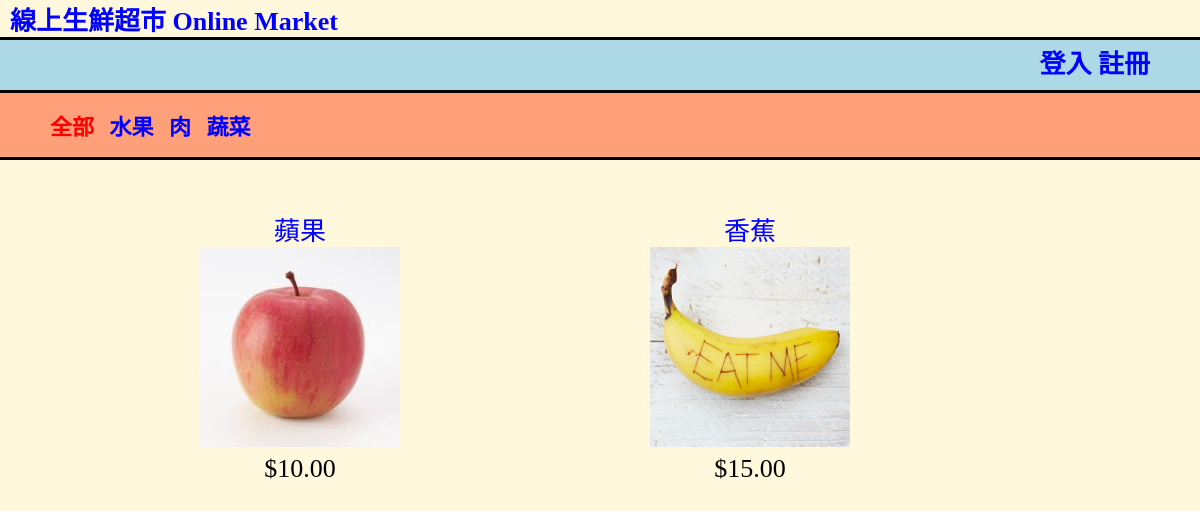
Page /2/ on the committed database.
### shop/models.py (models this page shows, shortened)
class Category(models.Model):
    name = models.CharField(max_length=200, db_index=True)
    slug = models.SlugField(max_length=200, db_index=True, unique=True)
    class Meta:
        ordering = ('name',)
        verbose_name = 'category'
        verbose_name_plural = 'categories'
    def get_absolute_url(self):
        return reverse('shop:product_list_by_category',
                       args=[self.slug])

class Product(models.Model):
    category = models.ForeignKey(Category, related_name='products')
    name = models.CharField(max_length=200, db_index=True)
    slug = models.SlugField(max_length=200, db_index=True)
    image = models.ImageField(upload_to='products/%Y/%m/%d', blank=True)
    description = models.TextField(blank=True)
    price = models.DecimalField(max_digits=10, decimal_places=2)
    stock = models.PositiveIntegerField()
    available = models.BooleanField(default=True)
    created = models.DateTimeField(auto_now_add=True)
    updated = models.DateTimeField(auto_now=True)
    class Meta:
        ordering = ('name',)
        index_together = (('id', 'slug'),)
    def get_absolute_url(self):
        return reverse('shop:product_detail',
                       args=[self.id, self.slug])

### shop/views.py (the view)
def product_list(request, category_slug=None):
    category = None
    categories = Category.objects.all()
    products = Product.objects.filter(available=True)
    if category_slug:
        category = get_object_or_404(Category, slug=category_slug)
        products = products.filter(category=category)
    return render(request, 'shop/product/list.html', {'category': category,
                                                      'categories': categories, 'products': products})

### shop/templates/shop/product/list.html (shortened to what this page needs)
{% extends "shop/base.html" %}
{% load staticfiles %}
{% block content %}
    <div id="sidebar">
        <ul>
            <li class="selected">
                <a href="{% url "shop:product_list" %}" style="color: red;margin-left: 10px;">全部</a>
                {% for c in categories %}
                    <a href="{{ c.get_absolute_url }}" style="margin-left: 10px;"> {{ c.name }}</a>
                {% endfor %}
            </li>
        </ul>
    </div>
    <div id="main" class="product-list">
        {% for product in products %}
            <div class="item">
                <a href="{{ product.get_absolute_url }}"> {{ product.name }}</a>
                <br>
                <a href="{{ product.get_absolute_url }}">
                    <img src="{% if product.image %}{{ product.image.url }}{% else %}
                                {% static "images/no_image.png" %}{% endif %}" style="width: 200px;height: 200px;">
                </a>
                <br>
                ${{ product.price }}
            </div>
        {% endfor %}
    </div>
{% endblock %}

### shop/static/css/base.css (style rules this page uses)
body { background-color: cornsilk; margin: 0 auto; padding: 0 auto; }
a { position:relative; text-decoration:none; color: blue; }
ul, li { position:relative; }
#sidebar { background-color: lightsalmon; width: 100%; border-bottom-style:solid; border-top-style: solid; margin-bottom: 50px; }
.selected { font-size: 22px; font-weight: bold; list-style-type: none; }
.item { text-align:center; font-size: 26px; height: 300px; width: 300px; float:left; margin-left: 150px; margin-bottom: 100px; }

### rows in the picture
Category: name "水果"
Category: name "肉"
Category: name "蔬菜"
Product: name "蘋果", image (picture), price "10.00"
Product: name "香蕉", image (picture), price "15.00"
